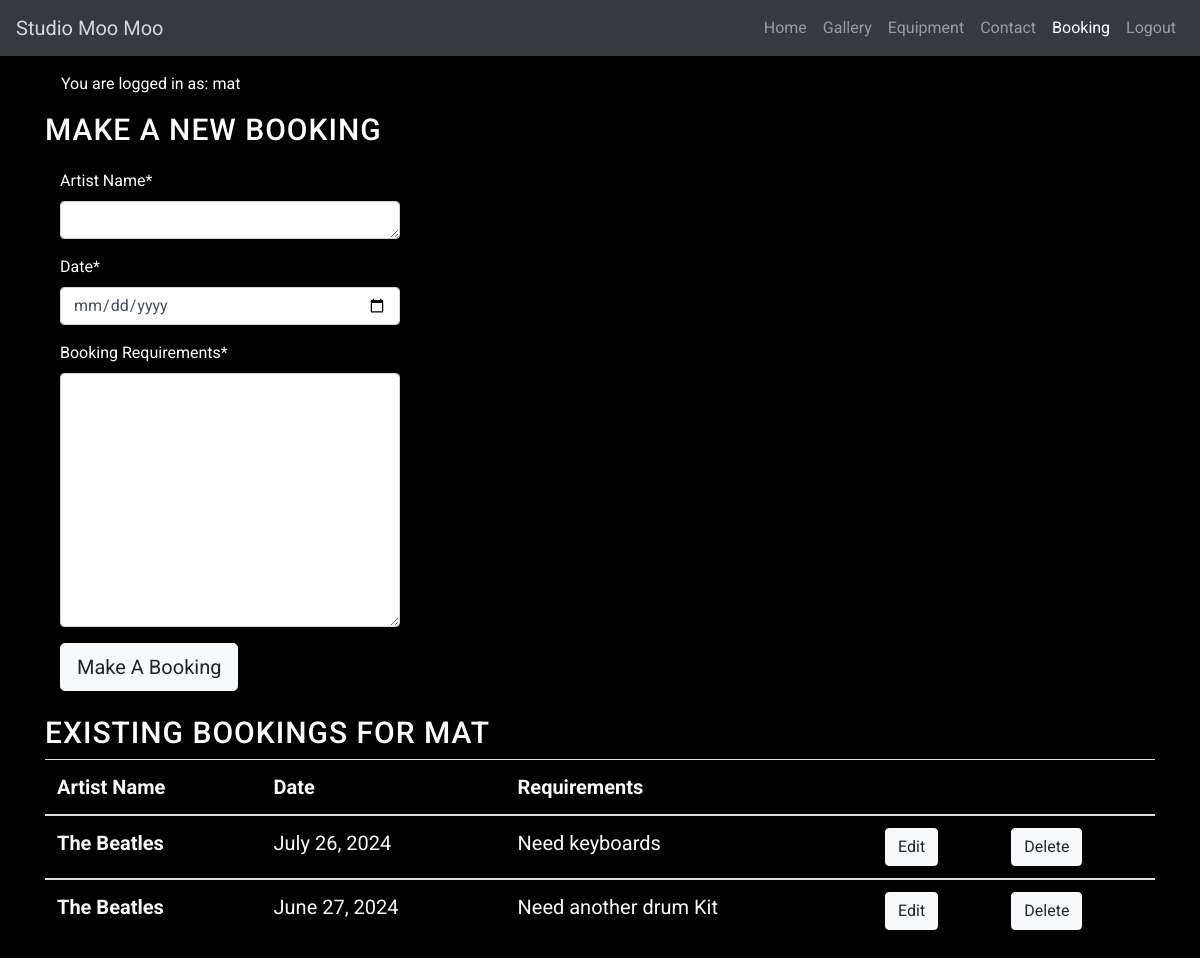
The app's page /my_bookings/ (signed in) with its own data.
### booking/models.py (models this page shows, shortened)
class Booking(models.Model):
    user = models.ForeignKey(User, on_delete=models.CASCADE)
    Artist_Name = models.CharField(max_length=30)
    Date = models.DateField()
    start_time = models.TimeField()
    end_time = models.TimeField()
    Booking_Requirements = models.CharField(max_length=700)

### booking/views.py (the view)
# urls.py: path('my_bookings/', views.my_bookings, name='my_bookings'),
def my_bookings(request):
    bookings = Booking.objects.filter(user=request.user)
    booking_form = BookingForm()
    if request.method == "POST":
        booking_form = BookingForm(data=request.POST)
        if booking_form.is_valid():
            booking = booking_form.save(commit=False)
            booking.user = request.user
            booking.save()
    return render(
        request,
        "booking/booking_list.html",
        {
            'bookings': bookings,
            'booking_form' : booking_form,
        },
    )

### booking/forms.py
class BookingForm(forms.ModelForm):
    class Meta:
        model = Booking
        fields = ('Artist_Name','Date','Booking_Requirements')
        widgets = {
            'Artist_Name': forms.Textarea(attrs={'cols': 60, 'rows': 1}),
            'Date': forms.TextInput(attrs={'type': 'date'}),
            'Booking_Requirements': forms.Textarea()
        }

### booking/templates/booking/booking_list.html (shortened to what this page needs)
{% extends "base.html" %} {% block title %} Studio Moo Moo {% endblock %}
{% load static %}
{% load crispy_forms_tags %}
{% block content %}
<body>
    <main class="flex-shrink-0 main-bg">
        {% if user.is_authenticated %}
        <p class="text-end m-3">You are logged in as: {{ user }}</p>
        {% else %}
        <p class="text-end m-3">You are not logged in</p>
        {% endif %}
    <div>
        <h1>Make a new Booking</h1>
        <div class="col-md-4 mb-4 mt-3">
          <div>
            {% if user.is_authenticated %}
            <form id="bookingForm" method="post"
              style="margin-top: 1.3em;">
              {{ booking_form | crispy }}
              <button id="BookingButton" type="submit"
                class="btn btn-lg btn-light">Make A Booking</button>
            </form>
            {% else %}
            <p>Log in to make a booking</p>
            {% endif %}
          </div>
        </div>
    </div>
    <div>
        <h1>Existing bookings for {{ user }}</h1>
    </div>
    <table class="table">
        <thead>
          <tr>
            <th scope="col">Artist Name</th>
            <th scope="col">Date</th>
            <th scope="col">Requirements</th>
            <th></th>
            <th></th>
          </tr>
        </thead>
        {% for booking in bookings %}
        <tbody>
          <tr>
            <th scope="row">{{ booking.Artist_Name }}</th>
            <td>{{ booking.Date }}</td>
            <td>{{ booking.Booking_Requirements }}</td>
            {% if user.is_authenticated %}
            <td>
              <a class="btn btn-light btn-edit" href="{% url 'edit_booking' booking.pk%}">Edit</a>
            <td><a class="btn btn-light btn-edit" href="{% url 'delete_booking' booking.pk%}">Delete</a></td>
            {% endif %}</td>
          </tr>
        {% endfor %}
        </tbody>
      </table>
    </div>
</body>
</html>
{% endblock %}

### static/css/style.css (style rules this page uses)
body { min-height: 100vh; display: flex; flex-direction: column; background-color: #000000; color: #ffffff; font-family: 'roboto', Lucida Sans, monospace; }
h1, h2 { font-family: 'roboto', 'Lucida Sans'; font-size: 30px; color: #ffffff; text-transform: uppercase; letter-spacing: 1px; }
.table { font-family: 'roboto', 'Lucida Sans'; font-size: 20px; color: #fafafa; }

### records on screen
Booking: Artist_Name "The Beatles", Date "July 26, 2024", Booking_Requirements "Need keyboards"
Booking: Artist_Name "The Beatles", Date "June 27, 2024", Booking_Requirements "Need another drum Kit"

### other values on screen
{{ user }} "mat"
{{ user }} "MAT"
